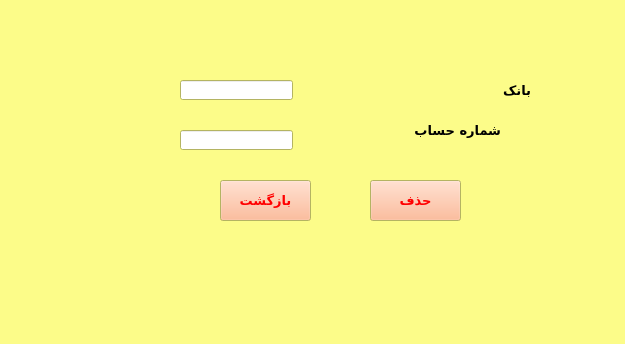
<?xml version="1.0" encoding="UTF-8"?>
<ui version="4.0">
 <class>Delete</class>
 <widget class="QWidget" name="Delete">
  <property name="geometry">
   <rect>
    <x>0</x>
    <y>0</y>
    <width>625</width>
    <height>344</height>
   </rect>
  </property>
  <property name="palette">
   <palette>
    <active>
     <colorrole role="Button">
      <brush brushstyle="SolidPattern">
       <color alpha="255">
        <red>255</red>
        <green>170</green>
        <blue>127</blue>
       </color>
      </brush>
     </colorrole>
     <colorrole role="ButtonText">
      <brush brushstyle="SolidPattern">
       <color alpha="255">
        <red>255</red>
        <green>0</green>
        <blue>0</blue>
       </color>
      </brush>
     </colorrole>
     <colorrole role="Base">
      <brush brushstyle="SolidPattern">
       <color alpha="255">
        <red>255</red>
        <green>255</green>
        <blue>255</blue>
       </color>
      </brush>
     </colorrole>
     <colorrole role="Window">
      <brush brushstyle="SolidPattern">
       <color alpha="255">
        <red>252</red>
        <green>252</green>
        <blue>137</blue>
       </color>
      </brush>
     </colorrole>
    </active>
    <inactive>
     <colorrole role="Button">
      <brush brushstyle="SolidPattern">
       <color alpha="255">
        <red>255</red>
        <green>170</green>
        <blue>127</blue>
       </color>
      </brush>
     </colorrole>
     <colorrole role="ButtonText">
      <brush brushstyle="SolidPattern">
       <color alpha="255">
        <red>255</red>
        <green>0</green>
        <blue>0</blue>
       </color>
      </brush>
     </colorrole>
     <colorrole role="Base">
      <brush brushstyle="SolidPattern">
       <color alpha="255">
        <red>255</red>
        <green>255</green>
        <blue>255</blue>
       </color>
      </brush>
     </colorrole>
     <colorrole role="Window">
      <brush brushstyle="SolidPattern">
       <color alpha="255">
        <red>252</red>
        <green>252</green>
        <blue>137</blue>
       </color>
      </brush>
     </colorrole>
    </inactive>
    <disabled>
     <colorrole role="Button">
      <brush brushstyle="SolidPattern">
       <color alpha="255">
        <red>255</red>
        <green>170</green>
        <blue>127</blue>
       </color>
      </brush>
     </colorrole>
     <colorrole role="ButtonText">
      <brush brushstyle="SolidPattern">
       <color alpha="255">
        <red>120</red>
        <green>120</green>
        <blue>120</blue>
       </color>
      </brush>
     </colorrole>
     <colorrole role="Base">
      <brush brushstyle="SolidPattern">
       <color alpha="255">
        <red>252</red>
        <green>252</green>
        <blue>137</blue>
       </color>
      </brush>
     </colorrole>
     <colorrole role="Window">
      <brush brushstyle="SolidPattern">
       <color alpha="255">
        <red>252</red>
        <green>252</green>
        <blue>137</blue>
       </color>
      </brush>
     </colorrole>
    </disabled>
   </palette>
  </property>
  <property name="windowTitle">
   <string>Form</string>
  </property>
  <widget class="QPushButton" name="pushButton">
   <property name="geometry">
    <rect>
     <x>220</x>
     <y>180</y>
     <width>91</width>
     <height>41</height>
    </rect>
   </property>
   <property name="font">
    <font>
     <family>NPWLYaghout Bold</family>
     <pointsize>10</pointsize>
     <weight>75</weight>
     <bold>true</bold>
    </font>
   </property>
   <property name="text">
    <string>بازگشت</string>
   </property>
  </widget>
  <widget class="QLabel" name="label_3">
   <property name="geometry">
    <rect>
     <x>390</x>
     <y>120</y>
     <width>111</width>
     <height>21</height>
    </rect>
   </property>
   <property name="font">
    <font>
     <family>NPWLYaghout Bold</family>
     <pointsize>10</pointsize>
     <weight>75</weight>
     <bold>true</bold>
    </font>
   </property>
   <property name="text">
    <string>شماره حساب</string>
   </property>
  </widget>
  <widget class="QLabel" name="label_6">
   <property name="geometry">
    <rect>
     <x>450</x>
     <y>80</y>
     <width>81</width>
     <height>21</height>
    </rect>
   </property>
   <property name="font">
    <font>
     <family>NPWLYaghout Bold</family>
     <pointsize>10</pointsize>
     <weight>75</weight>
     <bold>true</bold>
    </font>
   </property>
   <property name="text">
    <string>بانک</string>
   </property>
  </widget>
  <widget class="QLineEdit" name="lineEdit">
   <property name="geometry">
    <rect>
     <x>180</x>
     <y>80</y>
     <width>113</width>
     <height>20</height>
    </rect>
   </property>
  </widget>
  <widget class="QLineEdit" name="lineEdit_3">
   <property name="geometry">
    <rect>
     <x>180</x>
     <y>130</y>
     <width>113</width>
     <height>20</height>
    </rect>
   </property>
  </widget>
  <widget class="QPushButton" name="pushButton_2">
   <property name="geometry">
    <rect>
     <x>370</x>
     <y>180</y>
     <width>91</width>
     <height>41</height>
    </rect>
   </property>
   <property name="font">
    <font>
     <family>NPWLYaghout Bold</family>
     <pointsize>10</pointsize>
     <weight>75</weight>
     <bold>true</bold>
    </font>
   </property>
   <property name="text">
    <string>حذف</string>
   </property>
  </widget>
 </widget>
 <resources/>
 <connections/>
</ui>
